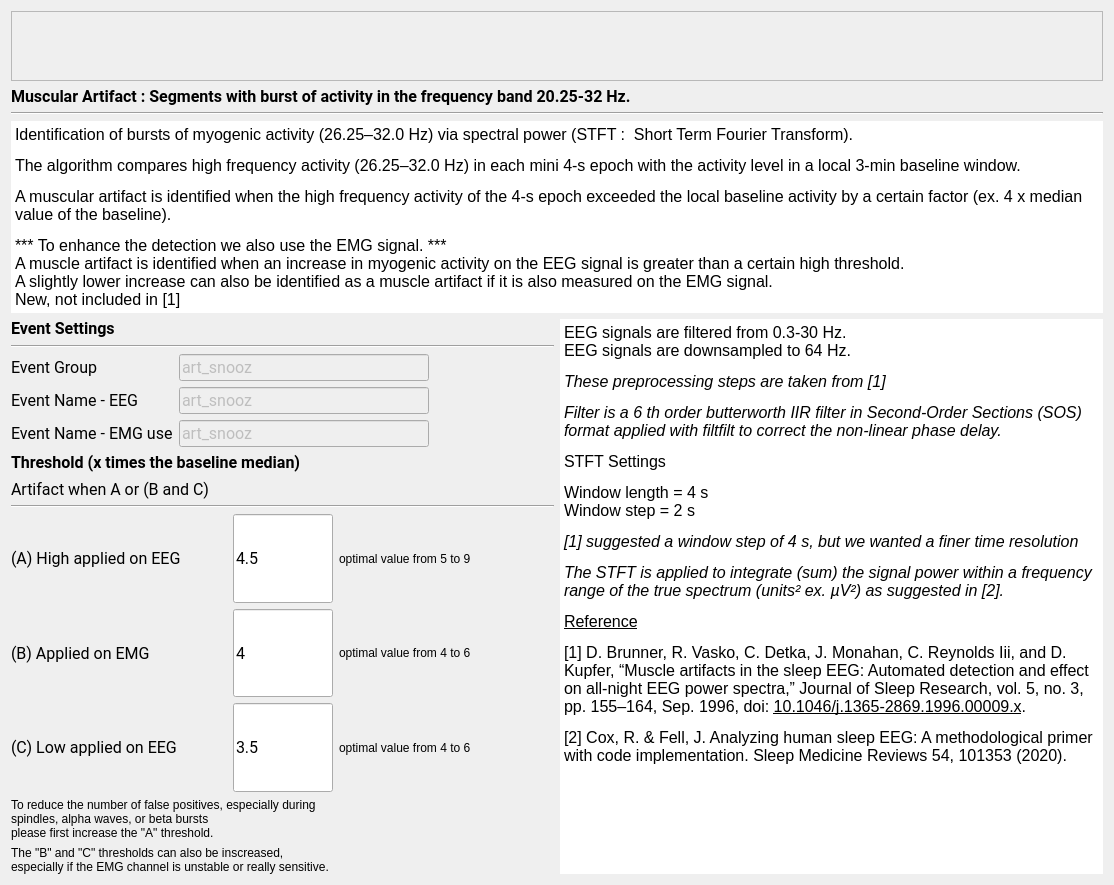
<?xml version="1.0" encoding="UTF-8"?>
<ui version="4.0">
 <class>MuscularStep</class>
 <widget class="QWidget" name="MuscularStep">
  <property name="geometry">
   <rect>
    <x>0</x>
    <y>0</y>
    <width>1114</width>
    <height>885</height>
   </rect>
  </property>
  <property name="windowTitle">
   <string>Form</string>
  </property>
  <property name="styleSheet">
   <string notr="true">font: 12pt &quot;Roboto&quot;;</string>
  </property>
  <layout class="QVBoxLayout" name="verticalLayout_4">
   <item>
    <widget class="QScrollArea" name="scrollArea">
     <property name="sizePolicy">
      <sizepolicy hsizetype="Expanding" vsizetype="Preferred">
       <horstretch>0</horstretch>
       <verstretch>0</verstretch>
      </sizepolicy>
     </property>
     <property name="widgetResizable">
      <bool>true</bool>
     </property>
     <widget class="QWidget" name="scrollAreaWidgetContents">
      <property name="geometry">
       <rect>
        <x>0</x>
        <y>0</y>
        <width>1549</width>
        <height>151</height>
       </rect>
      </property>
      <layout class="QHBoxLayout" name="horizontalLayout">
       <item>
        <widget class="QLabel" name="picture_label">
         <property name="sizePolicy">
          <sizepolicy hsizetype="Expanding" vsizetype="Preferred">
           <horstretch>0</horstretch>
           <verstretch>0</verstretch>
          </sizepolicy>
         </property>
         <property name="text">
          <string/>
         </property>
         <property name="pixmap">
          <pixmap resource="muscular_res.qrc">:/muscular/muscular.png</pixmap>
         </property>
         <property name="alignment">
          <set>Qt::AlignCenter</set>
         </property>
        </widget>
       </item>
      </layout>
     </widget>
    </widget>
   </item>
   <item>
    <layout class="QVBoxLayout" name="verticalLayout_3">
     <item>
      <widget class="QLabel" name="label_9">
       <property name="font">
        <font>
         <family>Roboto</family>
         <pointsize>12</pointsize>
         <weight>50</weight>
         <italic>false</italic>
         <bold>false</bold>
        </font>
       </property>
       <property name="text">
        <string>&lt;html&gt;&lt;head/&gt;&lt;body&gt;&lt;p&gt;&lt;span style=&quot; font-weight:600;&quot;&gt;Muscular Artifact : Segments with burst of activity in the frequency band 20.25-32 Hz.&lt;/span&gt;&lt;/p&gt;&lt;/body&gt;&lt;/html&gt;</string>
       </property>
      </widget>
     </item>
     <item>
      <widget class="Line" name="line_3">
       <property name="orientation">
        <enum>Qt::Horizontal</enum>
       </property>
      </widget>
     </item>
     <item>
      <widget class="QTextEdit" name="description_textEdit">
       <property name="sizePolicy">
        <sizepolicy hsizetype="Expanding" vsizetype="Preferred">
         <horstretch>0</horstretch>
         <verstretch>0</verstretch>
        </sizepolicy>
       </property>
       <property name="styleSheet">
        <string notr="true"/>
       </property>
       <property name="frameShape">
        <enum>QFrame::HLine</enum>
       </property>
       <property name="frameShadow">
        <enum>QFrame::Plain</enum>
       </property>
       <property name="lineWidth">
        <number>0</number>
       </property>
       <property name="readOnly">
        <bool>true</bool>
       </property>
       <property name="html">
        <string>&lt;!DOCTYPE HTML PUBLIC &quot;-//W3C//DTD HTML 4.0//EN&quot; &quot;http://www.w3.org/TR/REC-html40/strict.dtd&quot;&gt;
&lt;html&gt;&lt;head&gt;&lt;meta name=&quot;qrichtext&quot; content=&quot;1&quot; /&gt;&lt;style type=&quot;text/css&quot;&gt;
p, li { white-space: pre-wrap; }
&lt;/style&gt;&lt;/head&gt;&lt;body style=&quot; font-family:'Roboto'; font-size:12pt; font-weight:400; font-style:normal;&quot;&gt;
&lt;p style=&quot; margin-top:12px; margin-bottom:12px; margin-left:0px; margin-right:0px; -qt-block-indent:0; text-indent:0px;&quot;&gt;&lt;span style=&quot; color:#000000;&quot;&gt;Identification of bursts of myogenic activity (26.25–32.0 Hz) via spectral power (STFT :  Short Term Fourier Transform).&lt;/span&gt;&lt;/p&gt;
&lt;p style=&quot; margin-top:12px; margin-bottom:12px; margin-left:0px; margin-right:0px; -qt-block-indent:0; text-indent:0px;&quot;&gt;&lt;span style=&quot; color:#000000;&quot;&gt;The algorithm compares high frequency activity (26.25–32.0 Hz) in each mini 4-s epoch with the activity level in a local 3-min baseline window. &lt;/span&gt;&lt;/p&gt;
&lt;p style=&quot; margin-top:12px; margin-bottom:12px; margin-left:0px; margin-right:0px; -qt-block-indent:0; text-indent:0px;&quot;&gt;&lt;span style=&quot; color:#000000;&quot;&gt;A muscular artifact is identified when the high frequency activity of the 4-s epoch exceeded the local baseline activity by a certain factor (ex. 4 x median value of the baseline).&lt;/span&gt;&lt;/p&gt;
&lt;p style=&quot; margin-top:12px; margin-bottom:12px; margin-left:0px; margin-right:0px; -qt-block-indent:0; text-indent:0px;&quot;&gt;&lt;span style=&quot; color:#000000;&quot;&gt;*** To enhance the detection we also use the EMG signal. ***&lt;br /&gt;A muscle artifact is identified when an increase in myogenic activity on the EEG signal is greater than a certain high threshold.&lt;br /&gt;A slightly lower increase can also be identified as a muscle artifact if it is also measured on the EMG signal. &lt;br /&gt;New, not included in [1]&lt;/span&gt;&lt;/p&gt;&lt;/body&gt;&lt;/html&gt;</string>
       </property>
      </widget>
     </item>
    </layout>
   </item>
   <item>
    <layout class="QHBoxLayout" name="horizontalLayout_2">
     <item>
      <layout class="QVBoxLayout" name="verticalLayout_2">
       <item>
        <layout class="QVBoxLayout" name="verticalLayout">
         <item>
          <widget class="QLabel" name="label_4">
           <property name="minimumSize">
            <size>
             <width>0</width>
             <height>20</height>
            </size>
           </property>
           <property name="maximumSize">
            <size>
             <width>16777215</width>
             <height>20</height>
            </size>
           </property>
           <property name="font">
            <font>
             <family>Roboto</family>
             <pointsize>12</pointsize>
             <weight>50</weight>
             <italic>false</italic>
             <bold>false</bold>
            </font>
           </property>
           <property name="text">
            <string>&lt;html&gt;&lt;head/&gt;&lt;body&gt;&lt;p&gt;&lt;span style=&quot; font-weight:600;&quot;&gt;Event Settings&lt;/span&gt;&lt;/p&gt;&lt;/body&gt;&lt;/html&gt;</string>
           </property>
          </widget>
         </item>
         <item>
          <widget class="Line" name="line">
           <property name="orientation">
            <enum>Qt::Horizontal</enum>
           </property>
          </widget>
         </item>
         <item>
          <layout class="QFormLayout" name="formLayout">
           <item row="0" column="0">
            <widget class="QLabel" name="label_3">
             <property name="minimumSize">
              <size>
               <width>140</width>
               <height>0</height>
              </size>
             </property>
             <property name="font">
              <font>
               <family>Roboto</family>
               <pointsize>12</pointsize>
               <weight>50</weight>
               <italic>false</italic>
               <bold>false</bold>
              </font>
             </property>
             <property name="text">
              <string>Event Group</string>
             </property>
            </widget>
           </item>
           <item row="0" column="1">
            <widget class="QLineEdit" name="group_lineEdit">
             <property name="enabled">
              <bool>false</bool>
             </property>
             <property name="maximumSize">
              <size>
               <width>250</width>
               <height>16777215</height>
              </size>
             </property>
             <property name="font">
              <font>
               <family>Roboto</family>
               <pointsize>12</pointsize>
               <weight>50</weight>
               <italic>false</italic>
               <bold>false</bold>
              </font>
             </property>
             <property name="toolTip">
              <string>In which &quot;Event Group&quot; the detected artifact are added (label in the annotation file). Go to the general Detectors Settings to edit the group.</string>
             </property>
             <property name="text">
              <string>art_snooz</string>
             </property>
            </widget>
           </item>
           <item row="1" column="0">
            <widget class="QLabel" name="label_11">
             <property name="minimumSize">
              <size>
               <width>140</width>
               <height>0</height>
              </size>
             </property>
             <property name="font">
              <font>
               <family>Roboto</family>
               <pointsize>12</pointsize>
               <weight>50</weight>
               <italic>false</italic>
               <bold>false</bold>
              </font>
             </property>
             <property name="text">
              <string>Event Name - EEG</string>
             </property>
            </widget>
           </item>
           <item row="1" column="1">
            <widget class="QLineEdit" name="name_eeg_lineEdit">
             <property name="enabled">
              <bool>false</bool>
             </property>
             <property name="maximumSize">
              <size>
               <width>250</width>
               <height>16777215</height>
              </size>
             </property>
             <property name="font">
              <font>
               <family>Roboto</family>
               <pointsize>12</pointsize>
               <weight>50</weight>
               <italic>false</italic>
               <bold>false</bold>
              </font>
             </property>
             <property name="toolTip">
              <string>The event name of the detected artifact based exclusivement on the EEG signal.  Go to the general Detectors Settings to edit the name.</string>
             </property>
             <property name="text">
              <string>art_snooz</string>
             </property>
            </widget>
           </item>
           <item row="2" column="1">
            <widget class="QLineEdit" name="name_emg_lineEdit">
             <property name="enabled">
              <bool>false</bool>
             </property>
             <property name="maximumSize">
              <size>
               <width>250</width>
               <height>16777215</height>
              </size>
             </property>
             <property name="font">
              <font>
               <family>Roboto</family>
               <pointsize>12</pointsize>
               <weight>50</weight>
               <italic>false</italic>
               <bold>false</bold>
              </font>
             </property>
             <property name="toolTip">
              <string>The event name of the detected artifact using the EMG signal.  Go to the general Detectors Settings to edit the name.</string>
             </property>
             <property name="text">
              <string>art_snooz</string>
             </property>
            </widget>
           </item>
           <item row="2" column="0">
            <widget class="QLabel" name="label_7">
             <property name="minimumSize">
              <size>
               <width>140</width>
               <height>0</height>
              </size>
             </property>
             <property name="font">
              <font>
               <family>Roboto</family>
               <pointsize>12</pointsize>
               <weight>50</weight>
               <italic>false</italic>
               <bold>false</bold>
              </font>
             </property>
             <property name="text">
              <string>Event Name - EMG use</string>
             </property>
            </widget>
           </item>
          </layout>
         </item>
        </layout>
       </item>
       <item>
        <widget class="QLabel" name="label">
         <property name="minimumSize">
          <size>
           <width>0</width>
           <height>20</height>
          </size>
         </property>
         <property name="maximumSize">
          <size>
           <width>16777215</width>
           <height>20</height>
          </size>
         </property>
         <property name="font">
          <font>
           <family>Roboto</family>
           <pointsize>12</pointsize>
           <weight>50</weight>
           <italic>false</italic>
           <bold>false</bold>
          </font>
         </property>
         <property name="text">
          <string>&lt;html&gt;&lt;head/&gt;&lt;body&gt;&lt;p&gt;&lt;span style=&quot; font-weight:600;&quot;&gt;Threshold (x times the baseline median)&lt;/span&gt;&lt;/p&gt;&lt;/body&gt;&lt;/html&gt;</string>
         </property>
        </widget>
       </item>
       <item>
        <widget class="QLabel" name="label_8">
         <property name="minimumSize">
          <size>
           <width>0</width>
           <height>20</height>
          </size>
         </property>
         <property name="maximumSize">
          <size>
           <width>16777215</width>
           <height>20</height>
          </size>
         </property>
         <property name="font">
          <font>
           <family>Roboto</family>
           <pointsize>12</pointsize>
           <weight>50</weight>
           <italic>false</italic>
           <bold>false</bold>
          </font>
         </property>
         <property name="text">
          <string>Artifact when A or (B and C)</string>
         </property>
        </widget>
       </item>
       <item>
        <widget class="Line" name="line_2">
         <property name="orientation">
          <enum>Qt::Horizontal</enum>
         </property>
        </widget>
       </item>
       <item>
        <layout class="QGridLayout" name="gridLayout">
         <item row="0" column="0">
          <widget class="QLabel" name="label_5">
           <property name="minimumSize">
            <size>
             <width>0</width>
             <height>0</height>
            </size>
           </property>
           <property name="font">
            <font>
             <family>Roboto</family>
             <pointsize>12</pointsize>
             <weight>50</weight>
             <italic>false</italic>
             <bold>false</bold>
            </font>
           </property>
           <property name="midLineWidth">
            <number>0</number>
           </property>
           <property name="text">
            <string>&lt;html&gt;&lt;head/&gt;&lt;body&gt;&lt;p&gt;(A) High applied on EEG&lt;/p&gt;&lt;/body&gt;&lt;/html&gt;</string>
           </property>
           <property name="textFormat">
            <enum>Qt::RichText</enum>
           </property>
          </widget>
         </item>
         <item row="0" column="1">
          <widget class="QLineEdit" name="EEG_lineEdit">
           <property name="sizePolicy">
            <sizepolicy hsizetype="Expanding" vsizetype="Expanding">
             <horstretch>0</horstretch>
             <verstretch>0</verstretch>
            </sizepolicy>
           </property>
           <property name="maximumSize">
            <size>
             <width>100</width>
             <height>16777215</height>
            </size>
           </property>
           <property name="font">
            <font>
             <family>Roboto</family>
             <pointsize>12</pointsize>
             <weight>50</weight>
             <italic>false</italic>
             <bold>false</bold>
            </font>
           </property>
           <property name="toolTip">
            <string>The threshold value to identify the artifact.  Its units is x times the baseline standard deviation.</string>
           </property>
           <property name="text">
            <string>4.5</string>
           </property>
          </widget>
         </item>
         <item row="0" column="2">
          <widget class="QLabel" name="label_10">
           <property name="text">
            <string>optimal value from 5 to 9</string>
           </property>
          </widget>
         </item>
         <item row="1" column="0">
          <widget class="QLabel" name="label_2">
           <property name="minimumSize">
            <size>
             <width>0</width>
             <height>0</height>
            </size>
           </property>
           <property name="font">
            <font>
             <family>Roboto</family>
             <pointsize>12</pointsize>
             <weight>50</weight>
             <italic>false</italic>
             <bold>false</bold>
            </font>
           </property>
           <property name="text">
            <string>(B) Applied on EMG</string>
           </property>
          </widget>
         </item>
         <item row="1" column="1">
          <widget class="QLineEdit" name="EMG_lineEdit">
           <property name="sizePolicy">
            <sizepolicy hsizetype="Expanding" vsizetype="Expanding">
             <horstretch>0</horstretch>
             <verstretch>0</verstretch>
            </sizepolicy>
           </property>
           <property name="maximumSize">
            <size>
             <width>100</width>
             <height>16777215</height>
            </size>
           </property>
           <property name="font">
            <font>
             <family>Roboto</family>
             <pointsize>12</pointsize>
             <weight>50</weight>
             <italic>false</italic>
             <bold>false</bold>
            </font>
           </property>
           <property name="text">
            <string>4</string>
           </property>
          </widget>
         </item>
         <item row="1" column="2">
          <widget class="QLabel" name="label_12">
           <property name="text">
            <string>optimal value from 4 to 6</string>
           </property>
          </widget>
         </item>
         <item row="2" column="0">
          <widget class="QLabel" name="label_6">
           <property name="font">
            <font>
             <family>Roboto</family>
             <pointsize>12</pointsize>
             <weight>50</weight>
             <italic>false</italic>
             <bold>false</bold>
            </font>
           </property>
           <property name="text">
            <string>(C) Low applied on EEG</string>
           </property>
          </widget>
         </item>
         <item row="2" column="1">
          <widget class="QLineEdit" name="both_lineEdit">
           <property name="sizePolicy">
            <sizepolicy hsizetype="Expanding" vsizetype="Expanding">
             <horstretch>0</horstretch>
             <verstretch>0</verstretch>
            </sizepolicy>
           </property>
           <property name="maximumSize">
            <size>
             <width>100</width>
             <height>16777215</height>
            </size>
           </property>
           <property name="font">
            <font>
             <family>Roboto</family>
             <pointsize>12</pointsize>
             <weight>50</weight>
             <italic>false</italic>
             <bold>false</bold>
            </font>
           </property>
           <property name="text">
            <string>3.5</string>
           </property>
          </widget>
         </item>
         <item row="2" column="2">
          <widget class="QLabel" name="label_13">
           <property name="text">
            <string>optimal value from 4 to 6</string>
           </property>
          </widget>
         </item>
        </layout>
       </item>
       <item>
        <widget class="QLabel" name="label_14">
         <property name="text">
          <string>To reduce the number of false positives, especially during
spindles, alpha waves, or beta bursts
please first increase the &quot;A&quot; threshold.</string>
         </property>
        </widget>
       </item>
       <item>
        <widget class="QLabel" name="label_15">
         <property name="text">
          <string>The &quot;B&quot; and &quot;C&quot; thresholds can also be inscreased,
especially if the EMG channel is unstable or really sensitive.</string>
         </property>
        </widget>
       </item>
      </layout>
     </item>
     <item>
      <widget class="QTextEdit" name="settings_textEdit">
       <property name="sizePolicy">
        <sizepolicy hsizetype="Expanding" vsizetype="Preferred">
         <horstretch>0</horstretch>
         <verstretch>0</verstretch>
        </sizepolicy>
       </property>
       <property name="focusPolicy">
        <enum>Qt::NoFocus</enum>
       </property>
       <property name="contextMenuPolicy">
        <enum>Qt::NoContextMenu</enum>
       </property>
       <property name="acceptDrops">
        <bool>false</bool>
       </property>
       <property name="styleSheet">
        <string notr="true"/>
       </property>
       <property name="frameShape">
        <enum>QFrame::HLine</enum>
       </property>
       <property name="frameShadow">
        <enum>QFrame::Plain</enum>
       </property>
       <property name="lineWidth">
        <number>0</number>
       </property>
       <property name="readOnly">
        <bool>true</bool>
       </property>
       <property name="html">
        <string>&lt;!DOCTYPE HTML PUBLIC &quot;-//W3C//DTD HTML 4.0//EN&quot; &quot;http://www.w3.org/TR/REC-html40/strict.dtd&quot;&gt;
&lt;html&gt;&lt;head&gt;&lt;meta name=&quot;qrichtext&quot; content=&quot;1&quot; /&gt;&lt;style type=&quot;text/css&quot;&gt;
p, li { white-space: pre-wrap; }
&lt;/style&gt;&lt;/head&gt;&lt;body style=&quot; font-family:'Roboto'; font-size:12pt; font-weight:400; font-style:normal;&quot;&gt;
&lt;p style=&quot; margin-top:12px; margin-bottom:12px; margin-left:0px; margin-right:0px; -qt-block-indent:0; text-indent:0px;&quot;&gt;&lt;span style=&quot; color:#000000;&quot;&gt;EEG signals are filtered from 0.3-30 Hz.&lt;br /&gt;EEG signals are downsampled to 64 Hz.&lt;/span&gt;&lt;/p&gt;
&lt;p style=&quot; margin-top:12px; margin-bottom:12px; margin-left:0px; margin-right:0px; -qt-block-indent:0; text-indent:0px;&quot;&gt;&lt;span style=&quot; font-style:italic; color:#000000;&quot;&gt;These preprocessing steps are taken from [1]&lt;/span&gt;&lt;/p&gt;
&lt;p style=&quot; margin-top:12px; margin-bottom:12px; margin-left:0px; margin-right:0px; -qt-block-indent:0; text-indent:0px;&quot;&gt;&lt;span style=&quot; font-style:italic; color:#000000;&quot;&gt;Filter is a 6 th order butterworth IIR filter in Second-Order Sections (SOS) format applied with filtfilt to correct the non-linear phase delay.&lt;/span&gt;&lt;/p&gt;
&lt;p style=&quot; margin-top:12px; margin-bottom:12px; margin-left:0px; margin-right:0px; -qt-block-indent:0; text-indent:0px;&quot;&gt;&lt;span style=&quot; color:#000000;&quot;&gt;STFT Settings&lt;/span&gt;&lt;/p&gt;
&lt;p style=&quot; margin-top:12px; margin-bottom:12px; margin-left:0px; margin-right:0px; -qt-block-indent:0; text-indent:0px;&quot;&gt;&lt;span style=&quot; color:#000000;&quot;&gt;Window length = 4 s&lt;br /&gt;Window step = 2 s&lt;/span&gt;&lt;/p&gt;
&lt;p style=&quot; margin-top:12px; margin-bottom:12px; margin-left:0px; margin-right:0px; -qt-block-indent:0; text-indent:0px;&quot;&gt;&lt;span style=&quot; font-style:italic; color:#000000;&quot;&gt;[1] suggested a window step of 4 s, but we wanted a finer time resolution&lt;/span&gt;&lt;/p&gt;
&lt;p style=&quot; margin-top:12px; margin-bottom:12px; margin-left:0px; margin-right:0px; -qt-block-indent:0; text-indent:0px;&quot;&gt;&lt;span style=&quot; font-style:italic; color:#000000;&quot;&gt;The STFT is applied to integrate (sum) the signal power within a frequency range of the true spectrum (units² ex. µV²) as suggested in [2].&lt;/span&gt;&lt;/p&gt;
&lt;p style=&quot; margin-top:12px; margin-bottom:12px; margin-left:0px; margin-right:0px; -qt-block-indent:0; text-indent:0px;&quot;&gt;&lt;a href=&quot;https://pubmed.ncbi.nlm.nih.gov/12723066/&quot;&gt;&lt;span style=&quot; text-decoration: underline; color:#000000;&quot;&gt;Reference&lt;/span&gt;&lt;/a&gt;&lt;/p&gt;
&lt;p style=&quot; margin-top:12px; margin-bottom:12px; margin-left:0px; margin-right:0px; -qt-block-indent:0; text-indent:0px;&quot;&gt;&lt;span style=&quot; color:#000000;&quot;&gt;[1] D. Brunner, R. Vasko, C. Detka, J. Monahan, C. Reynolds Iii, and D. Kupfer, “Muscle artifacts in the sleep EEG: Automated detection and effect on all-night EEG power spectra,” Journal of Sleep Research, vol. 5, no. 3, pp. 155–164, Sep. 1996, doi: &lt;/span&gt;&lt;a href=&quot;https://doi.org/10.1046/j.1365-2869.1996.00009.x&quot;&gt;&lt;span style=&quot; text-decoration: underline; color:#000000;&quot;&gt;10.1046/j.1365-2869.1996.00009.x&lt;/span&gt;&lt;/a&gt;&lt;span style=&quot; color:#000000;&quot;&gt;.&lt;/span&gt;&lt;/p&gt;
&lt;p style=&quot; margin-top:12px; margin-bottom:12px; margin-left:0px; margin-right:0px; -qt-block-indent:0; text-indent:0px;&quot;&gt;&lt;span style=&quot; color:#000000;&quot;&gt;[2] Cox, R. &amp;amp; Fell, J. Analyzing human sleep EEG: A methodological primer with code implementation. Sleep Medicine Reviews 54, 101353 (2020).&lt;/span&gt;&lt;/p&gt;&lt;/body&gt;&lt;/html&gt;</string>
       </property>
      </widget>
     </item>
    </layout>
   </item>
  </layout>
 </widget>
 <resources>
  <include location="muscular_res.qrc"/>
  <include location="../../../../../scinodes_poc/src/main/python/ui/themes/themes.qrc"/>
 </resources>
 <connections/>
 <slots>
  <slot>on_choose()</slot>
  <slot>on_input_format_changed()</slot>
 </slots>
</ui>
